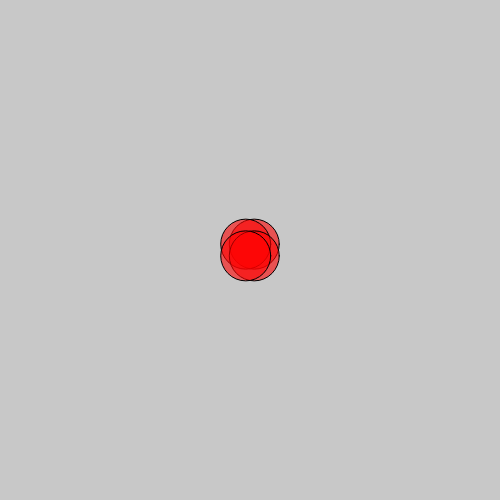
Frame 1 (no input)
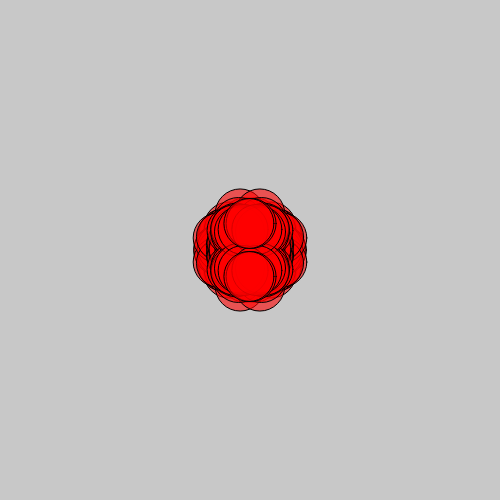
Frame 60 (no input)
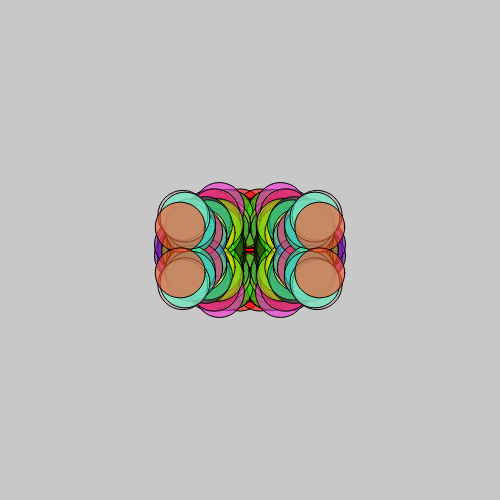
Frame 120 (the mouse pressed at the canvas centre since frame 60)

The p5.js sketch that drew these frames (run headless with seeded random() and noise() and a simulated clock; from frame 60 on, the mouse is pressed at the canvas centre):

// p5.js sketch
// ── sketch.js
//https://github.com/stavrosdidakis/DAT-GAD-405_2017
//https://p5js.org

//DAT405 / GAD405
//01_NoiseCircle

//Setup of variables
let r = 255;
let g = 0;
let b = 0;
let speed = 10;
let diameter = 50;
let x1;
let y1;

function setup() {
  createCanvas(500, 500);
  //On setup ellipse appears in the middle of the screen
  x1 = width/2;
  y1 = height/2;;
  background(200);
  frameRate(60);
}

function draw() {
  //In the following four lines of the code, we add to x1 and y1
  //a random amoung between -3 to 3 for each frame. This makes the
  //position of the shape to jiggle randomly. In addition to this,
  //the constrain function will make sure that x1 and y1 will always
  //stay within the boundaries of the sketch (0 to 500)
  x1 += random(-speed, speed);
  y1 += random(-speed, speed);
  x1 = constrain(x1, 0, width);
  y1 = constrain(y1, 0, height);
  let x2 = map(x1, 0, width, width, 0);
  let y2 = map(y1, 0, height, height, 0);

  //Press the mouse to change the values of r, g, b
  //which following in the fill() they control the color of the shape
  if (mouseIsPressed) {
    r = random(255);
    g = random(255);
    b = random(255);
  }
  fill (r, g, b, 150);
  ellipse(x1, y1, diameter, diameter);
  ellipse(x2, y1, diameter, diameter);
  ellipse(x1, y2, diameter, diameter);
  ellipse(x2, y2, diameter, diameter);



}
